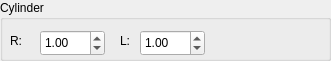
      <widget class="QGroupBox" name="groupBox_cylinder_viz">
       <property name="geometry">
        <rect>
         <x>30</x>
         <y>410</y>
         <width>331</width>
         <height>61</height>
        </rect>
       </property>
       <property name="title">
        <string>Cylinder</string>
       </property>
       <widget class="QDoubleSpinBox" name="radius_cyl_viz">
        <property name="geometry">
         <rect>
          <x>40</x>
          <y>30</y>
          <width>65</width>
          <height>26</height>
         </rect>
        </property>
        <property name="value">
         <double>1.000000000000000</double>
        </property>
       </widget>
       <widget class="QLabel" name="label_518">
        <property name="geometry">
         <rect>
          <x>10</x>
          <y>30</y>
          <width>21</width>
          <height>21</height>
         </rect>
        </property>
        <property name="text">
         <string>R:</string>
        </property>
       </widget>
       <widget class="QLabel" name="label_519">
        <property name="geometry">
         <rect>
          <x>120</x>
          <y>30</y>
          <width>21</width>
          <height>21</height>
         </rect>
        </property>
        <property name="text">
         <string>L:</string>
        </property>
       </widget>
       <widget class="QDoubleSpinBox" name="length_cyl_viz">
        <property name="geometry">
         <rect>
          <x>140</x>
          <y>30</y>
          <width>65</width>
          <height>26</height>
         </rect>
        </property>
        <property name="value">
         <double>1.000000000000000</double>
        </property>
       </widget>
      </widget>
